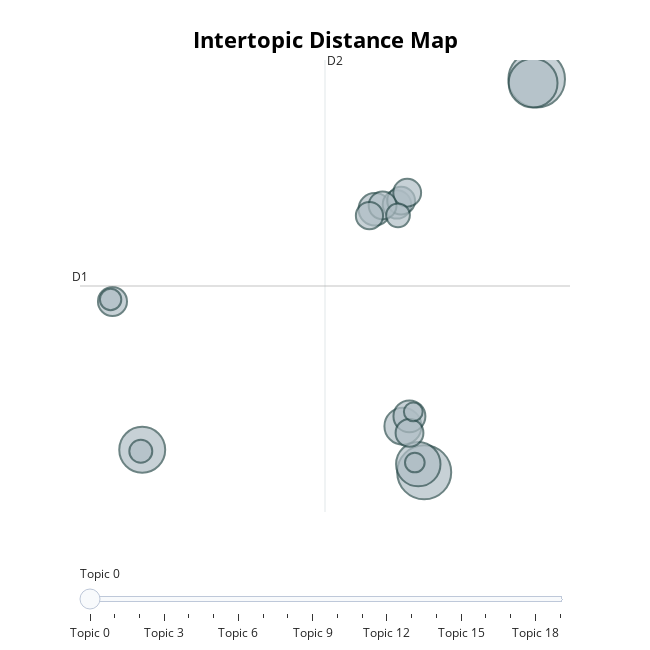

The cell this chart's notebook holds for it:
### Code cell
topic_model.visualize_topics()

### Figure 1 — Plotly figure (JSON) as saved in the notebook; plotly's stock layout.template omitted (floating-point values rounded to 4 significant figures)
{"data": [{"customdata": [[0, "ice | notechforicegithubdropice | githubdropicenotechforice | github | contract", 91], [1, "research | ai | drgebru | googles | isupporttimnitbelieveblackwomen", 83], [2, "drewline | drawalinetableau | when | parents | separated", 68], [3, "climatestrike | fridaysforfuture | amznclimate | amznclimatefridaysforfuture | globalclimatestrike", 60], [4, "digestappletoo | live | storiescompiled | stories | storiespublished", 56], [5, "forcedarbitration | endforcedarbitrationfairact | arbitration | endforcedarbitration | end", 39], [6, "2030 | zeroemissions | netzero | emissions | zero", 30], [7, "googlewalkout | googles | notokgoogle | organizing | google", 29], [8, "paidtime | vote | workers | election | amazontimeofftovote", 24], [9, "amznsickout | stop | firingstart | workers | warehouse", 23], [10, "googlepayoutsforall | 135million | fund | women | sexualharassment", 22], [11, "responsibility | speak | climatecrisis | moral | amznspeakout", 22], [12, "techsolidarityamazonstrike | protectamazonworkers | workers | warehouse | techsolidarity", 22], [13, "pollution | amazons | communitiescolor | warehouses | air", 22], [14, "oilgas | bigoil | oil | extract | contracts", 21], [15, "lookingdatafam | supportthink | werecurious | seenstatement | data19", 16], [16, "microsoft | joining | globalclimatestrike | students | workers", 15], [17, "mattered | climate | leadership | bold | agm", 13], [18, "storiescompiled | digestappletoo | seventeenth | twelfth | thirteenth", 11], [19, "strike | killings | israels | state | attack", 10]], "hovertemplate": "<b>Topic %{customdata[0]}</b><br>Words: %{customdata[1]}<br>Size: %{customdata[2]}", "legendgroup": "", "marker": {"color": "#B0BEC5", "line": {"color": "DarkSlateGrey", "width": 2}, "size": [91, 83, 68, 60, 56, 39, 30, 29, 24, 23, 22, 22, 22, 22, 21, 16, 15, 13, 11, 10], "sizemode": "area", "sizeref": 0.05688, "symbol": "circle"}, "mode": "markers", "name": "", "orientation": "v", "showlegend": false, "type": "scatter", "x": [9.997, 4.931, 9.834, -7.766, 4.664, 3.974, 2.707, 4.266, -9.106, 3.703, 4.27, 3.892, 4.166, 3.058, 2.466, 3.751, -7.83, -9.19, 4.509, 4.439], "xaxis": "x", "y": [5.459, -11.3, 5.296, -10.34, -10.96, -9.339, -0.08858, -8.92, -4.02, 0.1196, -9.625, 0.2774, 0.6171, 0.07312, -0.3597, -0.3464, -10.41, -3.936, -10.89, -8.728], "yaxis": "y"}], "layout": {"annotations": [{"showarrow": false, "text": "D1", "x": -10.57, "y": -3.36, "yshift": 10}, {"showarrow": false, "text": "D2", "x": 0.464, "xshift": 10, "y": 6.278}], "height": 650, "hoverlabel": {"bgcolor": "white", "font": {"family": "Rockwell", "size": 16}}, "legend": {"itemsizing": "constant", "tracegroupgap": 0}, "margin": {"t": 60}, "shapes": [{"line": {"color": "#CFD8DC", "width": 2}, "type": "line", "x0": 0.464, "x1": 0.464, "y0": -13.0, "y1": 6.278}, {"line": {"color": "#9E9E9E", "width": 2}, "type": "line", "x0": -10.57, "x1": 11.5, "y0": -3.36, "y1": -3.36}], "sliders": [{"active": 0, "pad": {"t": 50}, "steps": [{"args": [{"marker.color": [["red", "#B0BEC5", "#B0BEC5", "#B0BEC5", "#B0BEC5", "#B0BEC5", "#B0BEC5", "#B0BEC5", "#B0BEC5", "#B0BEC5", "#B0BEC5", "#B0BEC5", "#B0BEC5", "#B0BEC5", "#B0BEC5", "#B0BEC5", "#B0BEC5", "#B0BEC5", "#B0BEC5", "#B0BEC5"]]}], "label": "Topic 0", "method": "update"}, {"args": [{"marker.color": [["#B0BEC5", "red", "#B0BEC5", "#B0BEC5", "#B0BEC5", "#B0BEC5", "#B0BEC5", "#B0BEC5", "#B0BEC5", "#B0BEC5", "#B0BEC5", "#B0BEC5", "#B0BEC5", "#B0BEC5", "#B0BEC5", "#B0BEC5", "#B0BEC5", "#B0BEC5", "#B0BEC5", "#B0BEC5"]]}], "label": "Topic 1", "method": "update"}, {"args": [{"marker.color": [["#B0BEC5", "#B0BEC5", "red", "#B0BEC5", "#B0BEC5", "#B0BEC5", "#B0BEC5", "#B0BEC5", "#B0BEC5", "#B0BEC5", "#B0BEC5", "#B0BEC5", "#B0BEC5", "#B0BEC5", "#B0BEC5", "#B0BEC5", "#B0BEC5", "#B0BEC5", "#B0BEC5", "#B0BEC5"]]}], "label": "Topic 2", "method": "update"}, {"args": [{"marker.color": [["#B0BEC5", "#B0BEC5", "#B0BEC5", "red", "#B0BEC5", "#B0BEC5", "#B0BEC5", "#B0BEC5", "#B0BEC5", "#B0BEC5", "#B0BEC5", "#B0BEC5", "#B0BEC5", "#B0BEC5", "#B0BEC5", "#B0BEC5", "#B0BEC5", "#B0BEC5", "#B0BEC5", "#B0BEC5"]]}], "label": "Topic 3", "method": "update"}, {"args": [{"marker.color": [["#B0BEC5", "#B0BEC5", "#B0BEC5", "#B0BEC5", "red", "#B0BEC5", "#B0BEC5", "#B0BEC5", "#B0BEC5", "#B0BEC5", "#B0BEC5", "#B0BEC5", "#B0BEC5", "#B0BEC5", "#B0BEC5", "#B0BEC5", "#B0BEC5", "#B0BEC5", "#B0BEC5", "#B0BEC5"]]}], "label": "Topic 4", "method": "update"}, {"args": [{"marker.color": [["#B0BEC5", "#B0BEC5", "#B0BEC5", "#B0BEC5", "#B0BEC5", "red", "#B0BEC5", "#B0BEC5", "#B0BEC5", "#B0BEC5", "#B0BEC5", "#B0BEC5", "#B0BEC5", "#B0BEC5", "#B0BEC5", "#B0BEC5", "#B0BEC5", "#B0BEC5", "#B0BEC5", "#B0BEC5"]]}], "label": "Topic 5", "method": "update"}, {"args": [{"marker.color": [["#B0BEC5", "#B0BEC5", "#B0BEC5", "#B0BEC5", "#B0BEC5", "#B0BEC5", "red", "#B0BEC5", "#B0BEC5", "#B0BEC5", "#B0BEC5", "#B0BEC5", "#B0BEC5", "#B0BEC5", "#B0BEC5", "#B0BEC5", "#B0BEC5", "#B0BEC5", "#B0BEC5", "#B0BEC5"]]}], "label": "Topic 6", "method": "update"}, {"args": [{"marker.color": [["#B0BEC5", "#B0BEC5", "#B0BEC5", "#B0BEC5", "#B0BEC5", "#B0BEC5", "#B0BEC5", "red", "#B0BEC5", "#B0BEC5", "#B0BEC5", "#B0BEC5", "#B0BEC5", "#B0BEC5", "#B0BEC5", "#B0BEC5", "#B0BEC5", "#B0BEC5", "#B0BEC5", "#B0BEC5"]]}], "label": "Topic 7", "method": "update"}, {"args": [{"marker.color": [["#B0BEC5", "#B0BEC5", "#B0BEC5", "#B0BEC5", "#B0BEC5", "#B0BEC5", "#B0BEC5", "#B0BEC5", "red", "#B0BEC5", "#B0BEC5", "#B0BEC5", "#B0BEC5", "#B0BEC5", "#B0BEC5", "#B0BEC5", "#B0BEC5", "#B0BEC5", "#B0BEC5", "#B0BEC5"]]}], "label": "Topic 8", "method": "update"}, {"args": [{"marker.color": [["#B0BEC5", "#B0BEC5", "#B0BEC5", "#B0BEC5", "#B0BEC5", "#B0BEC5", "#B0BEC5", "#B0BEC5", "#B0BEC5", "red", "#B0BEC5", "#B0BEC5", "#B0BEC5", "#B0BEC5", "#B0BEC5", "#B0BEC5", "#B0BEC5", "#B0BEC5", "#B0BEC5", "#B0BEC5"]]}], "label": "Topic 9", "method": "update"}, {"args": [{"marker.color": [["#B0BEC5", "#B0BEC5", "#B0BEC5", "#B0BEC5", "#B0BEC5", "#B0BEC5", "#B0BEC5", "#B0BEC5", "#B0BEC5", "#B0BEC5", "red", "#B0BEC5", "#B0BEC5", "#B0BEC5", "#B0BEC5", "#B0BEC5", "#B0BEC5", "#B0BEC5", "#B0BEC5", "#B0BEC5"]]}], "label": "Topic 10", "method": "update"}, {"args": [{"marker.color": [["#B0BEC5", "#B0BEC5", "#B0BEC5", "#B0BEC5", "#B0BEC5", "#B0BEC5", "#B0BEC5", "#B0BEC5", "#B0BEC5", "#B0BEC5", "#B0BEC5", "red", "#B0BEC5", "#B0BEC5", "#B0BEC5", "#B0BEC5", "#B0BEC5", "#B0BEC5", "#B0BEC5", "#B0BEC5"]]}], "label": "Topic 11", "method": "update"}, {"args": [{"marker.color": [["#B0BEC5", "#B0BEC5", "#B0BEC5", "#B0BEC5", "#B0BEC5", "#B0BEC5", "#B0BEC5", "#B0BEC5", "#B0BEC5", "#B0BEC5", "#B0BEC5", "#B0BEC5", "red", "#B0BEC5", "#B0BEC5", "#B0BEC5", "#B0BEC5", "#B0BEC5", "#B0BEC5", "#B0BEC5"]]}], "label": "Topic 12", "method": "update"}, {"args": [{"marker.color": [["#B0BEC5", "#B0BEC5", "#B0BEC5", "#B0BEC5", "#B0BEC5", "#B0BEC5", "#B0BEC5", "#B0BEC5", "#B0BEC5", "#B0BEC5", "#B0BEC5", "#B0BEC5", "#B0BEC5", "red", "#B0BEC5", "#B0BEC5", "#B0BEC5", "#B0BEC5", "#B0BEC5", "#B0BEC5"]]}], "label": "Topic 13", "method": "update"}, {"args": [{"marker.color": [["#B0BEC5", "#B0BEC5", "#B0BEC5", "#B0BEC5", "#B0BEC5", "#B0BEC5", "#B0BEC5", "#B0BEC5", "#B0BEC5", "#B0BEC5", "#B0BEC5", "#B0BEC5", "#B0BEC5", "#B0BEC5", "red", "#B0BEC5", "#B0BEC5", "#B0BEC5", "#B0BEC5", "#B0BEC5"]]}], "label": "Topic 14", "method": "update"}, {"args": [{"marker.color": [["#B0BEC5", "#B0BEC5", "#B0BEC5", "#B0BEC5", "#B0BEC5", "#B0BEC5", "#B0BEC5", "#B0BEC5", "#B0BEC5", "#B0BEC5", "#B0BEC5", "#B0BEC5", "#B0BEC5", "#B0BEC5", "#B0BEC5", "red", "#B0BEC5", "#B0BEC5", "#B0BEC5", "#B0BEC5"]]}], "label": "Topic 15", "method": "update"}, {"args": [{"marker.color": [["#B0BEC5", "#B0BEC5", "#B0BEC5", "#B0BEC5", "#B0BEC5", "#B0BEC5", "#B0BEC5", "#B0BEC5", "#B0BEC5", "#B0BEC5", "#B0BEC5", "#B0BEC5", "#B0BEC5", "#B0BEC5", "#B0BEC5", "#B0BEC5", "red", "#B0BEC5", "#B0BEC5", "#B0BEC5"]]}], "label": "Topic 16", "method": "update"}, {"args": [{"marker.color": [["#B0BEC5", "#B0BEC5", "#B0BEC5", "#B0BEC5", "#B0BEC5", "#B0BEC5", "#B0BEC5", "#B0BEC5", "#B0BEC5", "#B0BEC5", "#B0BEC5", "#B0BEC5", "#B0BEC5", "#B0BEC5", "#B0BEC5", "#B0BEC5", "#B0BEC5", "red", "#B0BEC5", "#B0BEC5"]]}], "label": "Topic 17", "method": "update"}, {"args": [{"marker.color": [["#B0BEC5", "#B0BEC5", "#B0BEC5", "#B0BEC5", "#B0BEC5", "#B0BEC5", "#B0BEC5", "#B0BEC5", "#B0BEC5", "#B0BEC5", "#B0BEC5", "#B0BEC5", "#B0BEC5", "#B0BEC5", "#B0BEC5", "#B0BEC5", "#B0BEC5", "#B0BEC5", "red", "#B0BEC5"]]}], "label": "Topic 18", "method": "update"}, {"args": [{"marker.color": [["#B0BEC5", "#B0BEC5", "#B0BEC5", "#B0BEC5", "#B0BEC5", "#B0BEC5", "#B0BEC5", "#B0BEC5", "#B0BEC5", "#B0BEC5", "#B0BEC5", "#B0BEC5", "#B0BEC5", "#B0BEC5", "#B0BEC5", "#B0BEC5", "#B0BEC5", "#B0BEC5", "#B0BEC5", "red"]]}], "label": "Topic 19", "method": "update"}]}], "title": {"font": {"color": "Black", "size": 22}, "text": "<b>Intertopic Distance Map", "x": 0.5, "xanchor": "center", "y": 0.95, "yanchor": "top"}, "width": 650, "xaxis": {"anchor": "y", "domain": [0, 1], "range": [-10.57, 11.5], "title": {"text": ""}, "visible": false}, "yaxis": {"anchor": "x", "domain": [0, 1], "range": [-13.0, 6.278], "title": {"text": ""}, "visible": false}}}
